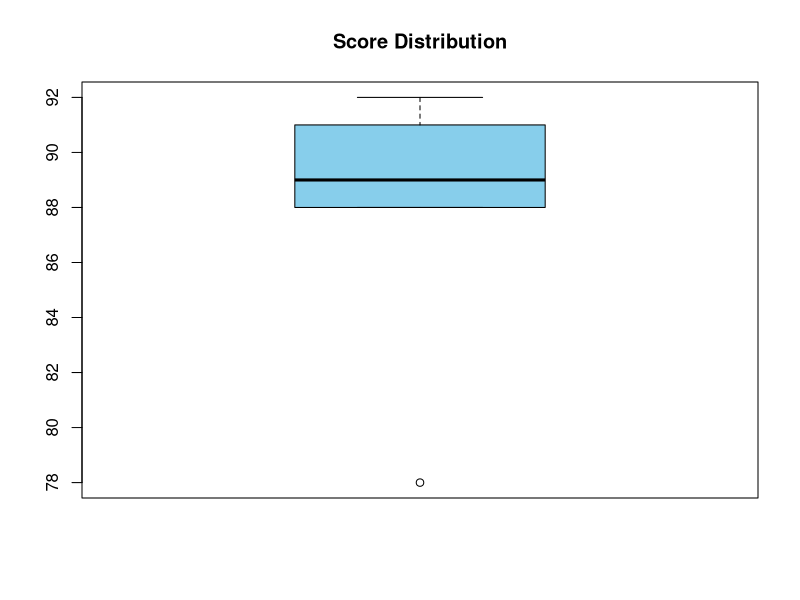
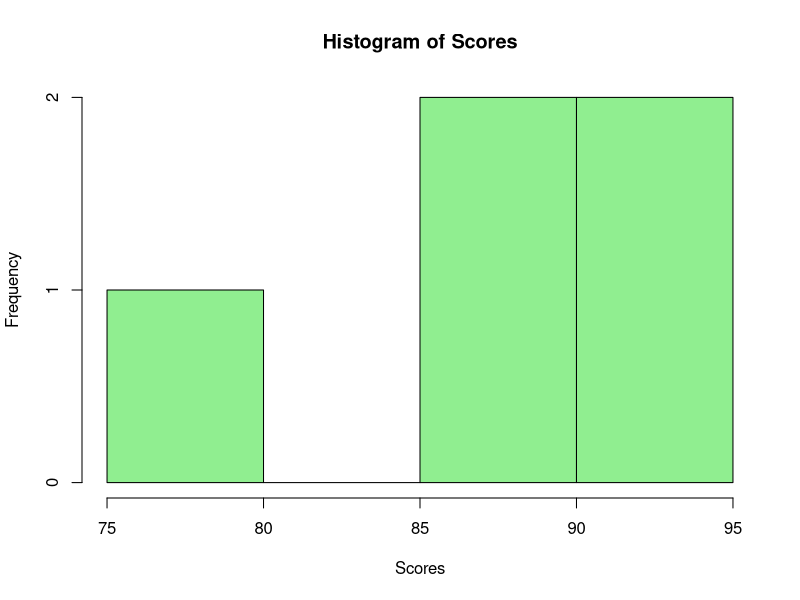

Generate these figures, in order, with R:
# Basic data visualization
scores <- c(88, 89, 92, 78, 91)

# Boxplot
boxplot(scores, main = "Score Distribution", col = "skyblue")

# Histogram
hist(scores, main = "Histogram of Scores", 
     xlab = "Scores", col = "lightgreen")